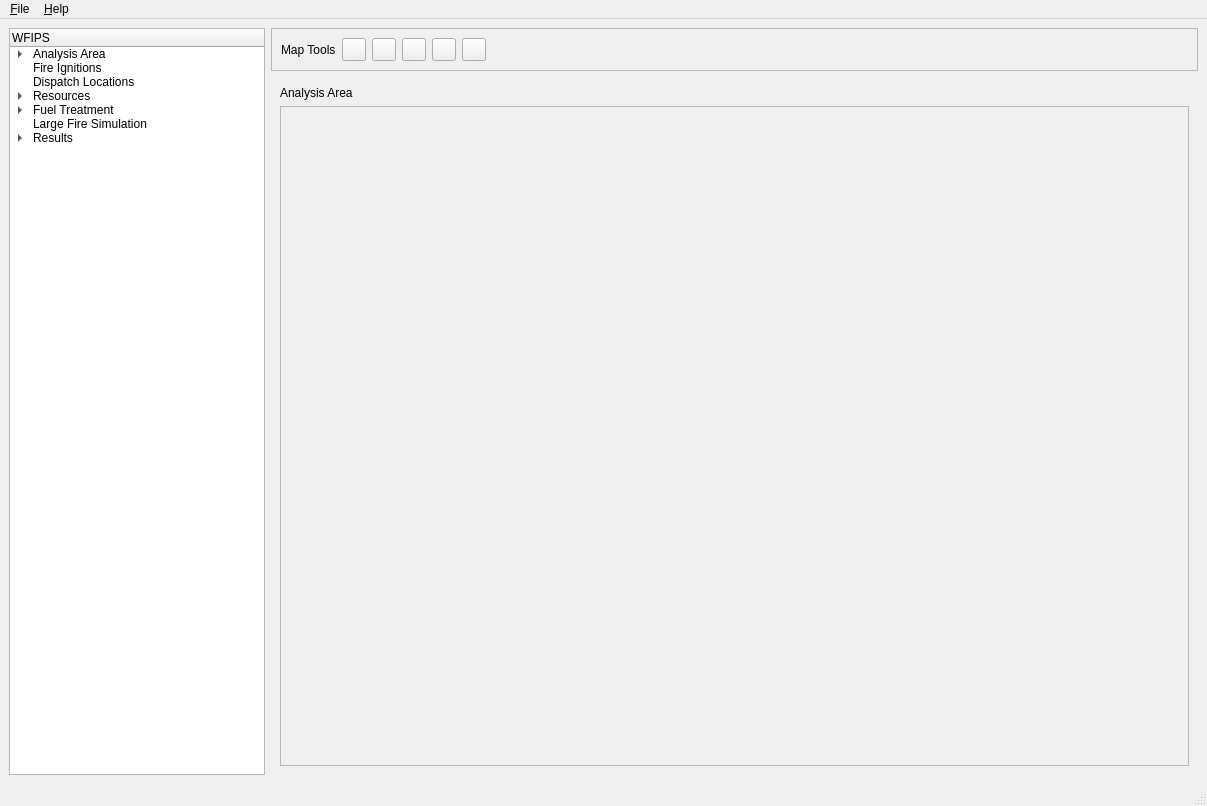
<?xml version="1.0" encoding="UTF-8"?>
<ui version="4.0">
 <class>WfipsMainWindow</class>
 <widget class="QMainWindow" name="WfipsMainWindow">
  <property name="geometry">
   <rect>
    <x>0</x>
    <y>0</y>
    <width>1207</width>
    <height>806</height>
   </rect>
  </property>
  <property name="windowTitle">
   <string>MainWindow</string>
  </property>
  <widget class="QWidget" name="centralwidget">
   <layout class="QHBoxLayout" name="horizontalLayout">
    <item>
     <widget class="QTreeWidget" name="treeWidget">
      <property name="sizePolicy">
       <sizepolicy hsizetype="Maximum" vsizetype="Expanding">
        <horstretch>0</horstretch>
        <verstretch>0</verstretch>
       </sizepolicy>
      </property>
      <property name="animated">
       <bool>true</bool>
      </property>
      <column>
       <property name="text">
        <string>WFIPS</string>
       </property>
      </column>
      <item>
       <property name="text">
        <string>Analysis Area</string>
       </property>
       <item>
        <property name="text">
         <string>National</string>
        </property>
        <item>
         <property name="text">
          <string>GACC</string>
         </property>
        </item>
       </item>
       <item>
        <property name="text">
         <string>Geographic Area</string>
        </property>
        <item>
         <property name="text">
          <string> Forest</string>
         </property>
        </item>
       </item>
       <item>
        <property name="text">
         <string>Local</string>
        </property>
        <property name="flags">
         <set>ItemIsSelectable|ItemIsDragEnabled|ItemIsUserCheckable</set>
        </property>
       </item>
      </item>
      <item>
       <property name="text">
        <string>Fire Ignitions</string>
       </property>
      </item>
      <item>
       <property name="text">
        <string>Dispatch Locations</string>
       </property>
      </item>
      <item>
       <property name="text">
        <string>Resources</string>
       </property>
       <item>
        <property name="text">
         <string>Agency</string>
        </property>
       </item>
       <item>
        <property name="text">
         <string>Prepositioning</string>
        </property>
       </item>
       <item>
        <property name="text">
         <string>Drawdown</string>
        </property>
        <property name="flags">
         <set>ItemIsSelectable|ItemIsDragEnabled|ItemIsUserCheckable</set>
        </property>
       </item>
       <item>
        <property name="text">
         <string>Large Air Tankers</string>
        </property>
       </item>
      </item>
      <item>
       <property name="text">
        <string>Fuel Treatment</string>
       </property>
       <item>
        <property name="text">
         <string>Probablility</string>
        </property>
       </item>
       <item>
        <property name="text">
         <string>Mask</string>
        </property>
       </item>
      </item>
      <item>
       <property name="text">
        <string>Large Fire Simulation</string>
       </property>
      </item>
      <item>
       <property name="text">
        <string>Results</string>
       </property>
       <item>
        <property name="text">
         <string>Initial Attack Success</string>
        </property>
       </item>
       <item>
        <property name="text">
         <string>Large Fire Outcome</string>
        </property>
        <item>
         <property name="text">
          <string>Acreage</string>
         </property>
        </item>
        <item>
         <property name="text">
          <string>Cost</string>
         </property>
        </item>
        <item>
         <property name="text">
          <string>Population Affected</string>
         </property>
        </item>
       </item>
      </item>
     </widget>
    </item>
    <item>
     <layout class="QVBoxLayout" name="verticalLayout">
      <item>
       <widget class="QFrame" name="mapNavFrame">
        <property name="enabled">
         <bool>true</bool>
        </property>
        <property name="frameShape">
         <enum>QFrame::StyledPanel</enum>
        </property>
        <property name="frameShadow">
         <enum>QFrame::Raised</enum>
        </property>
        <layout class="QHBoxLayout" name="horizontalLayout_2">
         <item>
          <widget class="QLabel" name="label_2">
           <property name="text">
            <string>Map Tools</string>
           </property>
          </widget>
         </item>
         <item>
          <widget class="QToolButton" name="toolButton_2">
           <property name="text">
            <string/>
           </property>
          </widget>
         </item>
         <item>
          <widget class="QToolButton" name="toolButton_3">
           <property name="text">
            <string/>
           </property>
          </widget>
         </item>
         <item>
          <widget class="QToolButton" name="toolButton_4">
           <property name="text">
            <string/>
           </property>
          </widget>
         </item>
         <item>
          <widget class="QToolButton" name="toolButton_5">
           <property name="text">
            <string/>
           </property>
          </widget>
         </item>
         <item>
          <widget class="QToolButton" name="toolButton">
           <property name="text">
            <string/>
           </property>
          </widget>
         </item>
         <item>
          <spacer name="horizontalSpacer">
           <property name="orientation">
            <enum>Qt::Horizontal</enum>
           </property>
           <property name="sizeHint" stdset="0">
            <size>
             <width>40</width>
             <height>20</height>
            </size>
           </property>
          </spacer>
         </item>
        </layout>
       </widget>
      </item>
      <item>
       <widget class="QStackedWidget" name="stackedWidget">
        <property name="frameShadow">
         <enum>QFrame::Plain</enum>
        </property>
        <property name="currentIndex">
         <number>0</number>
        </property>
        <widget class="QWidget" name="analysisAreaPage">
         <layout class="QVBoxLayout" name="verticalLayout_2">
          <item>
           <widget class="QLabel" name="label_3">
            <property name="sizePolicy">
             <sizepolicy hsizetype="Preferred" vsizetype="Maximum">
              <horstretch>0</horstretch>
              <verstretch>0</verstretch>
             </sizepolicy>
            </property>
            <property name="text">
             <string>Analysis Area</string>
            </property>
           </widget>
          </item>
          <item>
           <widget class="QFrame" name="frame">
            <property name="frameShape">
             <enum>QFrame::StyledPanel</enum>
            </property>
            <property name="frameShadow">
             <enum>QFrame::Raised</enum>
            </property>
           </widget>
          </item>
         </layout>
        </widget>
        <widget class="QWidget" name="figPage">
         <layout class="QVBoxLayout" name="verticalLayout_9">
          <item>
           <widget class="QLabel" name="label_8">
            <property name="text">
             <string>Fire Ignitions</string>
            </property>
           </widget>
          </item>
          <item>
           <spacer name="verticalSpacer_4">
            <property name="orientation">
             <enum>Qt::Vertical</enum>
            </property>
            <property name="sizeHint" stdset="0">
             <size>
              <width>20</width>
              <height>40</height>
             </size>
            </property>
           </spacer>
          </item>
         </layout>
        </widget>
        <widget class="QWidget" name="dispLocPage">
         <layout class="QVBoxLayout" name="verticalLayout_8">
          <item>
           <widget class="QLabel" name="label_7">
            <property name="text">
             <string>Dispatch Locations</string>
            </property>
           </widget>
          </item>
          <item>
           <spacer name="verticalSpacer_3">
            <property name="orientation">
             <enum>Qt::Vertical</enum>
            </property>
            <property name="sizeHint" stdset="0">
             <size>
              <width>20</width>
              <height>40</height>
             </size>
            </property>
           </spacer>
          </item>
         </layout>
        </widget>
        <widget class="QWidget" name="resourcePage">
         <layout class="QVBoxLayout" name="verticalLayout_6">
          <item>
           <widget class="QLabel" name="label_4">
            <property name="sizePolicy">
             <sizepolicy hsizetype="Preferred" vsizetype="Maximum">
              <horstretch>0</horstretch>
              <verstretch>0</verstretch>
             </sizepolicy>
            </property>
            <property name="text">
             <string>Resource Editor</string>
            </property>
           </widget>
          </item>
          <item>
           <spacer name="verticalSpacer">
            <property name="orientation">
             <enum>Qt::Vertical</enum>
            </property>
            <property name="sizeHint" stdset="0">
             <size>
              <width>20</width>
              <height>40</height>
             </size>
            </property>
           </spacer>
          </item>
         </layout>
        </widget>
        <widget class="QWidget" name="fuelTreatmentPage">
         <layout class="QVBoxLayout" name="verticalLayout_10">
          <item>
           <widget class="QLabel" name="label_9">
            <property name="text">
             <string>Fuel Treatment</string>
            </property>
           </widget>
          </item>
          <item>
           <spacer name="verticalSpacer_5">
            <property name="orientation">
             <enum>Qt::Vertical</enum>
            </property>
            <property name="sizeHint" stdset="0">
             <size>
              <width>20</width>
              <height>40</height>
             </size>
            </property>
           </spacer>
          </item>
         </layout>
        </widget>
        <widget class="QWidget" name="largeFirePage">
         <layout class="QVBoxLayout" name="verticalLayout_5">
          <item>
           <widget class="QLabel" name="label_6">
            <property name="text">
             <string>Large Fire SImulation</string>
            </property>
           </widget>
          </item>
          <item>
           <spacer name="verticalSpacer_2">
            <property name="orientation">
             <enum>Qt::Vertical</enum>
            </property>
            <property name="sizeHint" stdset="0">
             <size>
              <width>20</width>
              <height>40</height>
             </size>
            </property>
           </spacer>
          </item>
         </layout>
        </widget>
        <widget class="QWidget" name="resultsPage">
         <layout class="QVBoxLayout" name="verticalLayout_4">
          <item>
           <widget class="QLabel" name="label_5">
            <property name="text">
             <string>Results</string>
            </property>
           </widget>
          </item>
          <item>
           <layout class="QHBoxLayout" name="horizontalLayout_4">
            <item>
             <widget class="QLabel" name="label">
              <property name="text">
               <string>Display Type</string>
              </property>
             </widget>
            </item>
            <item>
             <widget class="QComboBox" name="comboBox">
              <item>
               <property name="text">
                <string>Map</string>
               </property>
              </item>
              <item>
               <property name="text">
                <string>Plot Stats</string>
               </property>
              </item>
              <item>
               <property name="text">
                <string>Plot Summary</string>
               </property>
              </item>
             </widget>
            </item>
            <item>
             <spacer name="horizontalSpacer_2">
              <property name="orientation">
               <enum>Qt::Horizontal</enum>
              </property>
              <property name="sizeHint" stdset="0">
               <size>
                <width>40</width>
                <height>20</height>
               </size>
              </property>
             </spacer>
            </item>
           </layout>
          </item>
          <item>
           <widget class="QStackedWidget" name="stackedWidget_2">
            <property name="currentIndex">
             <number>0</number>
            </property>
            <widget class="QWidget" name="resultsPage_2">
             <layout class="QVBoxLayout" name="verticalLayout_3">
              <item>
               <widget class="QFrame" name="resultMapFrame">
                <property name="frameShape">
                 <enum>QFrame::StyledPanel</enum>
                </property>
                <property name="frameShadow">
                 <enum>QFrame::Raised</enum>
                </property>
               </widget>
              </item>
             </layout>
            </widget>
            <widget class="QWidget" name="resultStatsPage">
             <layout class="QVBoxLayout" name="verticalLayout_7">
              <item>
               <widget class="QFrame" name="frame_2">
                <property name="frameShape">
                 <enum>QFrame::StyledPanel</enum>
                </property>
                <property name="frameShadow">
                 <enum>QFrame::Raised</enum>
                </property>
               </widget>
              </item>
             </layout>
            </widget>
           </widget>
          </item>
         </layout>
        </widget>
       </widget>
      </item>
     </layout>
    </item>
   </layout>
  </widget>
  <widget class="QMenuBar" name="menubar">
   <property name="geometry">
    <rect>
     <x>0</x>
     <y>0</y>
     <width>1207</width>
     <height>25</height>
    </rect>
   </property>
   <widget class="QMenu" name="menu_File">
    <property name="title">
     <string>&amp;File</string>
    </property>
   </widget>
   <widget class="QMenu" name="menu_Help">
    <property name="title">
     <string>&amp;Help</string>
    </property>
   </widget>
   <addaction name="menu_File"/>
   <addaction name="menu_Help"/>
  </widget>
  <widget class="QStatusBar" name="statusbar"/>
 </widget>
 <resources/>
 <connections/>
</ui>
